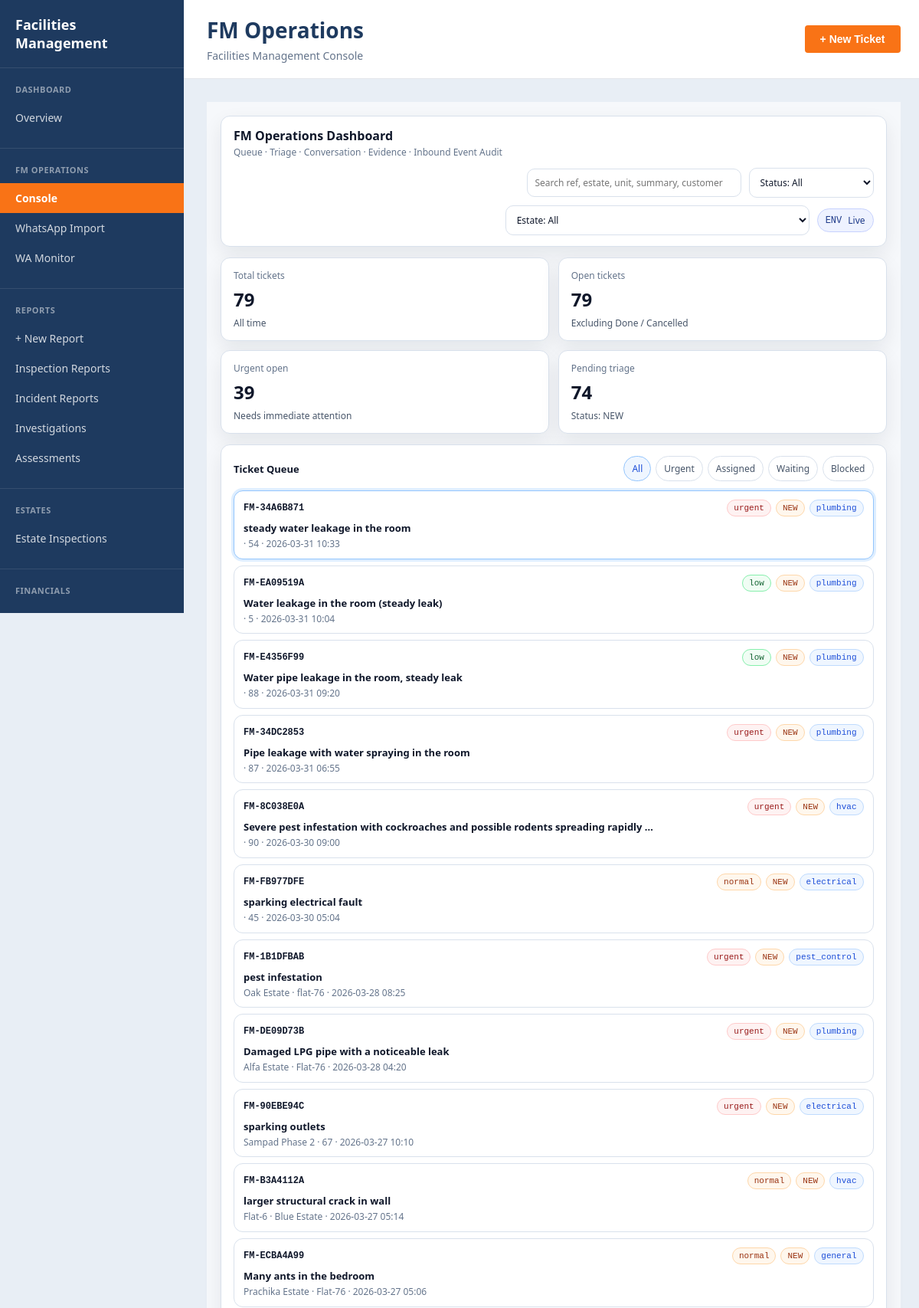
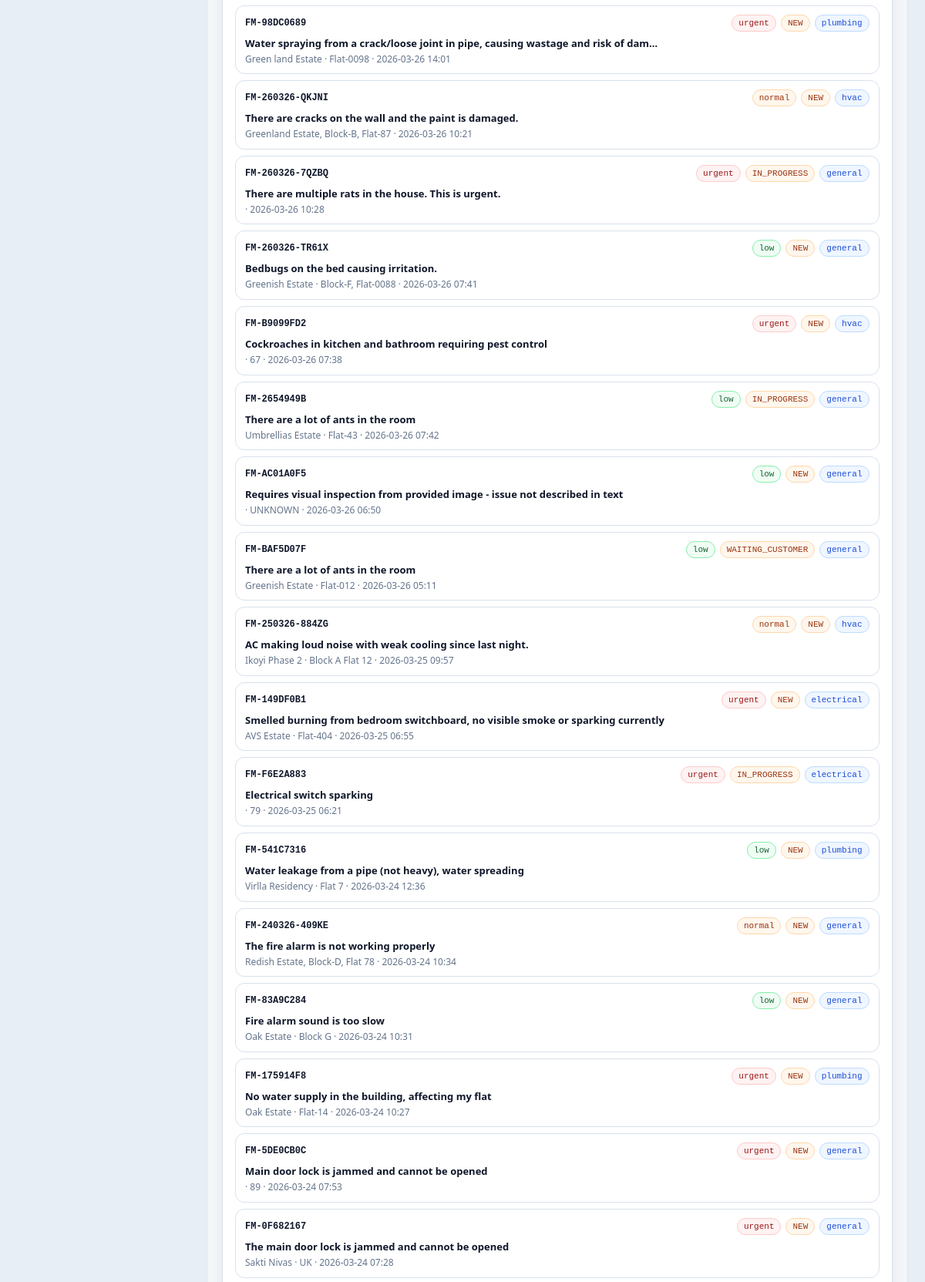
The app's page /ops/console (upper part) with its own data (2 pictures, top to bottom).
### tables this page shows
CREATE TABLE fm_tickets (
    id          INTEGER PRIMARY KEY AUTOINCREMENT,
    ref         TEXT NOT NULL UNIQUE,          -- FM-DDMMYY-XXXXX
    estate      TEXT NOT NULL DEFAULT '',
    unit        TEXT NOT NULL DEFAULT '',
    customer    TEXT NOT NULL DEFAULT '',
    source      TEXT NOT NULL DEFAULT 'webchat'
                    CHECK(source IN ('webchat','whatsapp','whatsapp_json','system','manual')),
    priority    TEXT NOT NULL DEFAULT 'normal'
                    CHECK(priority IN ('urgent','normal','low')),
    category    TEXT NOT NULL DEFAULT 'general'
                    CHECK(category IN ('general','electrical','plumbing','hvac',
                                       'security','carpentry','cleaning','painting','pest_control')),
    status      TEXT NOT NULL DEFAULT 'NEW'
                    CHECK(status IN ('NEW','TRIAGED','ASSIGNED','IN_PROGRESS',
                                     'WAITING_CUSTOMER','BLOCKED','DONE','CANCELLED')),
    assignee    TEXT DEFAULT '',
    summary     TEXT NOT NULL DEFAULT '',
    materials   TEXT DEFAULT '',
    location_note TEXT DEFAULT '',
    created_at  TIMESTAMP DEFAULT CURRENT_TIMESTAMP,
    updated_at  TIMESTAMP DEFAULT CURRENT_TIMESTAMP
);

### app.py (the view)
@app.route('/ops/console')
def fm_console():
    conn = get_engine_db()
    total = conn.execute("SELECT COUNT(*) FROM fm_tickets").fetchone()[0]
    open_tickets = conn.execute("""
        SELECT COUNT(*) FROM fm_tickets
        WHERE status NOT IN ('DONE','CANCELLED')
    """).fetchone()[0]
    urgent = conn.execute("""
        SELECT COUNT(*) FROM fm_tickets
        WHERE priority='urgent'
    """).fetchone()[0]
    triage = conn.execute("""
        SELECT COUNT(*) FROM fm_tickets
        WHERE status='NEW'
    """).fetchone()[0]
    tickets = conn.execute("""
        SELECT *
        FROM fm_tickets
        ORDER BY created_at DESC
        LIMIT 30
    """).fetchall()
    estates = conn.execute("""
        SELECT DISTINCT estate FROM fm_tickets
    """).fetchall()
    estates = [e[0] for e in estates]
    events = conn.execute("""
        SELECT *
        FROM fm_inbound_events
        ORDER BY received_at DESC
        LIMIT 20
    """).fetchall()
    conn.close()
    kpis = {
        "total": total,
        "open": open_tickets,
        "urgent": urgent,
        "pending_triage": triage
    }
    return render_template(
        "fm/dashboard.html",
        kpis=kpis,
        tickets=tickets,
        estates=estates,
        events=events
    )

### app.py (called while the page is built)
def get_engine_db():
    import os
    import sqlite3
    db_path = os.path.join(os.path.dirname(__file__), "engine.db")
    print("DB PATH:", db_path)
    conn = sqlite3.connect(db_path)
    conn.row_factory = sqlite3.Row
    return conn

### templates/fm/dashboard.html (shortened to what this page needs)
{% extends 'layouts/app.html' %}
{% block extra_styles %}
<link rel="stylesheet" href="{{ url_for('static', filename='css/pages/fm.css') }}">
{% endblock %}
{% block sidebar %}
    {% set active_nav = 'fm_dashboard' %}
    {% include 'components/sidebar.html' %}
{% endblock %}
{% block topbar %}
<div class="topbar-title">
    <h1>FM Operations</h1>
    <p>Facilities Management Console</p>
</div>
<div class="topbar-actions">
    <button class="btn btn-primary" onclick="FM.openNewTicketModal()">+ New Ticket</button>
</div>
{% endblock %}
{% block content %}
<div class="fm-app" id="fm-app">
    <div class="fm-topbar">
        <div>
            <h1>FM Operations Dashboard</h1>
            <div class="fm-meta">Queue · Triage · Conversation · Evidence · Inbound Event Audit</div>
        </div>
        <div class="fm-topbar-right">
            <input class="fm-input fm-search" id="fm-search"
                   placeholder="Search ref, estate, unit, summary, customer" />
            <select class="fm-select" id="fm-filter-status" onchange="FM.applyFilters()">
                <option value="">Status: All</option>
            </select>
            <select class="fm-select" id="fm-filter-estate" onchange="FM.applyFilters()">
                <option value="">Estate: All</option>
            </select>
            <span class="fm-chip"><span class="fm-mono">ENV</span> Live</span>
        </div>
    </div>
    <section class="fm-kpis">
        <div class="fm-card fm-kpi">
            <div class="fm-label">Total tickets</div>
            <div class="fm-value" id="kpi-total">{{ kpis.total }}</div>
            <div class="fm-trend">All time</div>
        </div>
        <div class="fm-card fm-kpi">
            <div class="fm-label">Open tickets</div>
            <div class="fm-value" id="kpi-open">{{ kpis.open }}</div>
            <div class="fm-trend">Excluding Done / Cancelled</div>
        </div>
        <div class="fm-card fm-kpi">
            <div class="fm-label">Urgent open</div>
            <div class="fm-value" id="kpi-urgent">{{ kpis.urgent }}</div>
            <div class="fm-trend">Needs immediate attention</div>
        </div>
        <div class="fm-card fm-kpi">
            <div class="fm-label">Pending triage</div>
            <div class="fm-value" id="kpi-triage">{{ kpis.pending_triage }}</div>
            <div class="fm-trend">Status: NEW</div>
        </div>
    </section>
    <section class="fm-grid">
       <div class="fm-card">
        <div class="fm-queue-header">
            <h2>Ticket Queue</h2>
            <div class="fm-tabs">
                <div class="fm-tab active" onclick="FM.filterTab(this,'')">All</div>
                <div class="fm-tab" onclick="FM.filterTab(this,'urgent')">Urgent</div>
                <div class="fm-tab" onclick="FM.filterTab(this,'assigned')">Assigned</div>
                <div class="fm-tab" onclick="FM.filterTab(this,'waiting')">Waiting</div>
                <div class="fm-tab" onclick="FM.filterTab(this,'blocked')">Blocked</div>
            </div>
        </div>
        <div class="fm-list" id="fm-ticket-list">
            {% if tickets %}
                {% for t in tickets %}
                <div class="fm-ticket {% if loop.first %}active{% endif %}"
                    id="ticket-row-{{ t.ref }}"
                    onclick="FM.selectTicket('{{ t.ref }}')"
                    data-ref="{{ t.ref }}"
                    data-status="{{ t.status }}"
                    data-priority="{{ t.priority }}"
                    data-estate="{{ t.estate }}">
                    <div class="fm-ticket-top">
                        <div class="fm-ref">{{ t.ref }}</div>
                        <div class="fm-badges">
                            <span class="fm-badge {% if t.priority == 'urgent' %}bad{% elif t.priority == 'low' %}good{% else %}warn{% endif %}">
                                {{ t.priority }}
                            </span>
                            <span class="fm-badge warn">
                                {{ t.status }}
                            </span>
                            <span class="fm-badge info">
                                {{ t.category }}
                            </span>
                        </div>
                    </div>
                    <div class="fm-summary">
                        {{ t.summary[:80] }}{% if t.summary|length > 80 %}…{% endif %}
                    </div>
                    <div class="fm-sub">
                        {{ t.estate }}
                        {% if t.unit %} · {{ t.unit }}{% endif %}
                        · {{ t.updated_at[:16] }}
                    </div>
                </div>
                {% endfor %}
            {% endif %}
         </div>
        </div>
    </section>
</div>
{% endblock %}

### static/css/base.css (style rules this page uses)
:root { --navy: #1e3a5f; --orange: #f97316; --white: #ffffff; --gray: #f3f4f6; --border: #e5e7eb; --sidebar-width: 240px; }
* { box-sizing: border-box; margin: 0; padding: 0; }
body { font-family: 'Segoe UI', Arial, sans-serif; background: #e8eef5; color: #1e293b; }
.topbar-title h1 { font-size: 28px; color: var(--navy); margin-bottom: 5px; }
.topbar-title p { font-size: 14px; color: #64748b; }
.topbar-actions { display: flex; gap: 10px; }
.btn { padding: 10px 20px; border: none; border-radius: 4px; cursor: pointer; font-weight: 600; font-size: 14px; text-decoration: none; display: inline-flex; align-items: center; gap: 8px; transition: all 0.2s; }
.btn-primary { background: var(--orange); color: white; }

### records on screen
fm_tickets: ref "FM-34A6B871", priority "urgent", status "NEW", category "plumbing", summary "steady water leakage in the room", unit "54", updated_at "2026-03-31 10:33"
fm_tickets: ref "FM-EA09519A", priority "low", status "NEW", category "plumbing", summary "Water leakage in the room (steady leak)", unit "5", updated_at "2026-03-31 10:04"
fm_tickets: ref "FM-E4356F99", priority "low", status "NEW", category "plumbing", summary "Water pipe leakage in the room, steady leak", unit "88", updated_at "2026-03-31 09:20"
fm_tickets: ref "FM-34DC2853", priority "urgent", status "NEW", category "plumbing", summary "Pipe leakage with water spraying in the room", unit "87", updated_at "2026-03-31 06:55"
fm_tickets: ref "FM-8C038E0A", priority "urgent", status "NEW", category "hvac", summary "Severe pest infestation with cockroaches and possible rodents spreading rapidly", unit "90", updated_at "2026-03-30 09:00"
fm_tickets: ref "FM-FB977DFE", priority "normal", status "NEW", category "electrical", summary "sparking electrical fault", unit "45", updated_at "2026-03-30 05:04"
fm_tickets: ref "FM-1B1DFBAB", priority "urgent", status "NEW", category "pest_control", summary "pest infestation", estate "Oak Estate", unit "flat-76", updated_at "2026-03-28 08:25"
fm_tickets: ref "FM-DE09D73B", priority "urgent", status "NEW", category "plumbing", summary "Damaged LPG pipe with a noticeable leak", estate "Alfa Estate", unit "Flat-76", updated_at "2026-03-28 04:20"
fm_tickets: ref "FM-90EBE94C", priority "urgent", status "NEW", category "electrical", summary "sparking outlets", estate "Sampad Phase 2", unit "67", updated_at "2026-03-27 10:10"
fm_tickets: ref "FM-B3A4112A", priority "normal", status "NEW", category "hvac", summary "larger structural crack in wall", estate "Flat-6", unit "Blue Estate", updated_at "2026-03-27 05:14"
fm_tickets: ref "FM-ECBA4A99", priority "normal", status "NEW", category "general", summary "Many ants in the bedroom", estate "Prachika Estate", unit "Flat-76", updated_at "2026-03-27 05:06"
fm_tickets: ref "FM-98DC0689", priority "urgent", status "NEW", category "plumbing", summary "Water spraying from a crack/loose joint in pipe, causing wastage and risk of dam", estate "Green land Estate", unit "Flat-0098", updated_at "2026-03-26 14:01"
fm_tickets: ref "FM-260326-QKJNI", priority "normal", status "NEW", category "hvac", summary "There are cracks on the wall and the paint is damaged.", estate "Greenland Estate, Block-B, Flat-87", updated_at "2026-03-26 10:21"
fm_tickets: ref "FM-260326-7QZBQ", priority "urgent", status "IN_PROGRESS", category "general", summary "There are multiple rats in the house. This is urgent.", updated_at "2026-03-26 10:28"
fm_tickets: ref "FM-260326-TR61X", priority "low", status "NEW", category "general", summary "Bedbugs on the bed causing irritation.", estate "Greenish Estate", unit "Block-F, Flat-0088", updated_at "2026-03-26 07:41"
fm_tickets: ref "FM-B9099FD2", priority "urgent", status "NEW", category "hvac", summary "Cockroaches in kitchen and bathroom requiring pest control", unit "67", updated_at "2026-03-26 07:38"
fm_tickets: ref "FM-2654949B", priority "low", status "IN_PROGRESS", category "general", summary "There are a lot of ants in the room", estate "Umbrellias Estate", unit "Flat-43", updated_at "2026-03-26 07:42"
fm_tickets: ref "FM-AC01A0F5", priority "low", status "NEW", category "general", summary "Requires visual inspection from provided image - issue not described in text", unit "UNKNOWN", updated_at "2026-03-26 06:50"
fm_tickets: ref "FM-BAF5D07F", priority "low", status "WAITING_CUSTOMER", category "general", summary "There are a lot of ants in the room", estate "Greenish Estate", unit "Flat-012", updated_at "2026-03-26 05:11"
fm_tickets: ref "FM-250326-884ZG", priority "normal", status "NEW", category "hvac", summary "AC making loud noise with weak cooling since last night.", estate "Ikoyi Phase 2", unit "Block A Flat 12", updated_at "2026-03-25 09:57"
fm_tickets: ref "FM-149DF0B1", priority "urgent", status "NEW", category "electrical", summary "Smelled burning from bedroom switchboard, no visible smoke or sparking currently", estate "AVS Estate", unit "Flat-404", updated_at "2026-03-25 06:55"
fm_tickets: ref "FM-F6E2A883", priority "urgent", status "IN_PROGRESS", category "electrical", summary "Electrical switch sparking", unit "79", updated_at "2026-03-25 06:21"
fm_tickets: ref "FM-541C7316", priority "low", status "NEW", category "plumbing", summary "Water leakage from a pipe (not heavy), water spreading", estate "Virlla Residency", unit "Flat 7", updated_at "2026-03-24 12:36"
fm_tickets: ref "FM-240326-409KE", priority "normal", status "NEW", category "general", summary "The fire alarm is not working properly", estate "Redish Estate, Block-D, Flat 78", updated_at "2026-03-24 10:34"
fm_tickets: ref "FM-83A9C284", priority "low", status "NEW", category "general", summary "Fire alarm sound is too slow", estate "Oak Estate", unit "Block G", updated_at "2026-03-24 10:31"
fm_tickets: ref "FM-175914F8", priority "urgent", status "NEW", category "plumbing", summary "No water supply in the building, affecting my flat", estate "Oak Estate", unit "Flat-14", updated_at "2026-03-24 10:27"
fm_tickets: ref "FM-5DE0CB0C", priority "urgent", status "NEW", category "general", summary "Main door lock is jammed and cannot be opened", unit "89", updated_at "2026-03-24 07:53"
fm_tickets: ref "FM-0F682167", priority "urgent", status "NEW", category "general", summary "The main door lock is jammed and cannot be opened", estate "Sakti Nivas", unit "UK", updated_at "2026-03-24 07:28"

### other values on screen
{{ kpis.total }} "79"
{{ kpis.open }} "79"
{{ kpis.urgent }} "39"
{{ kpis.pending_triage }} "74"
